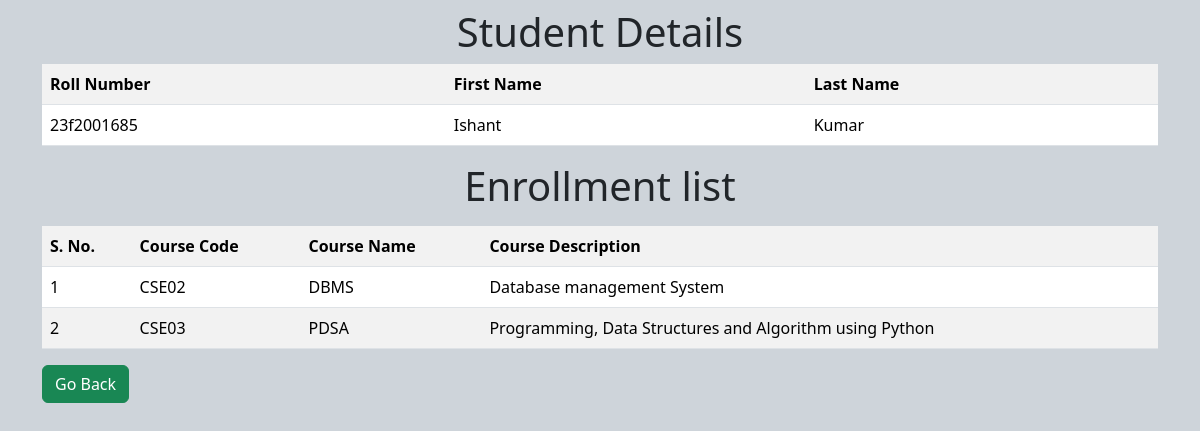
Screenshot of /student/1 with the database file from the repository.
### application/models.py (models this page shows)
class Student(db.Model):
	__tablename__ = "student"
	student_id = db.Column(db.Integer, autoincrement=True, primary_key=True)
	roll_number = db.Column(db.String, unique=True, nullable=False)
	first_name = db.Column(db.String, nullable=False)
	last_name = db.Column(db.String)
	courses = db.relationship("Course", secondary="enrollments")

class Course(db.Model):
	__tablename__ = "course"
	course_id = db.Column(db.Integer, autoincrement=True, primary_key=True)
	course_code = db.Column(db.String, unique=True, nullable=False)
	course_name = db.Column(db.String, nullable=False)
	course_description = db.Column(db.String)

### application/controllers.py (the view)
@app.route("/student/<int:student_id>")
def student_details(student_id):
	student = Student.query.filter(Student.student_id == student_id).one()
	courses = []
	for course in student.courses:
		courses.append(course)
	return render_template("student_details.html", student=student, courses=courses)

### templates/student_details.html (shortened to what this page needs)
{% extends 'base.html' %}
{% block content %}
	<div class="container">
		<h1 class="text-center mt-2">Student Details</h1>
		<table id = "personal-details" class="table table-striped mt-2">
			<tr>
				<th>Roll Number</th>
				<th>First Name</th>
				<th>Last Name</th>
			</tr>
			<tr>
				<td>{{ student.roll_number }}</td>
				<td>{{ student.first_name }}</td>
				<td>{{ student.last_name }}</td>
			</tr>
		</table>
		<h1 class="text-center mt-2">Enrollment list</h1>
		<table id = "enroll-table" class="table table-striped mt-3">
			<tr>
				<th>S. No.</th>
				<th>Course Code</th>
				<th>Course Name</th>
				<th>Course Description</th>
			</tr>
			{% for course in courses %}
			<tr>
				<td>{{ loop.index }}</td>
				<td>{{ course.course_code }}</td>
				<td>{{ course.course_name }}</td>
				<td>{{ course.course_description }}</td>
			</tr>
			{% endfor %}
		</table>
		<a class="btn btn-success" href="/"> Go Back</a>
	</div>
{% endblock %}

### rows the page displays
Student: roll_number "23f2001685", first_name "Ishant", last_name "Kumar"
Course: course_code "CSE02", course_name "DBMS", course_description "Database management System"
Course: course_code "CSE03", course_name "PDSA", course_description "Programming, Data Structures and Algorithm using Python"
